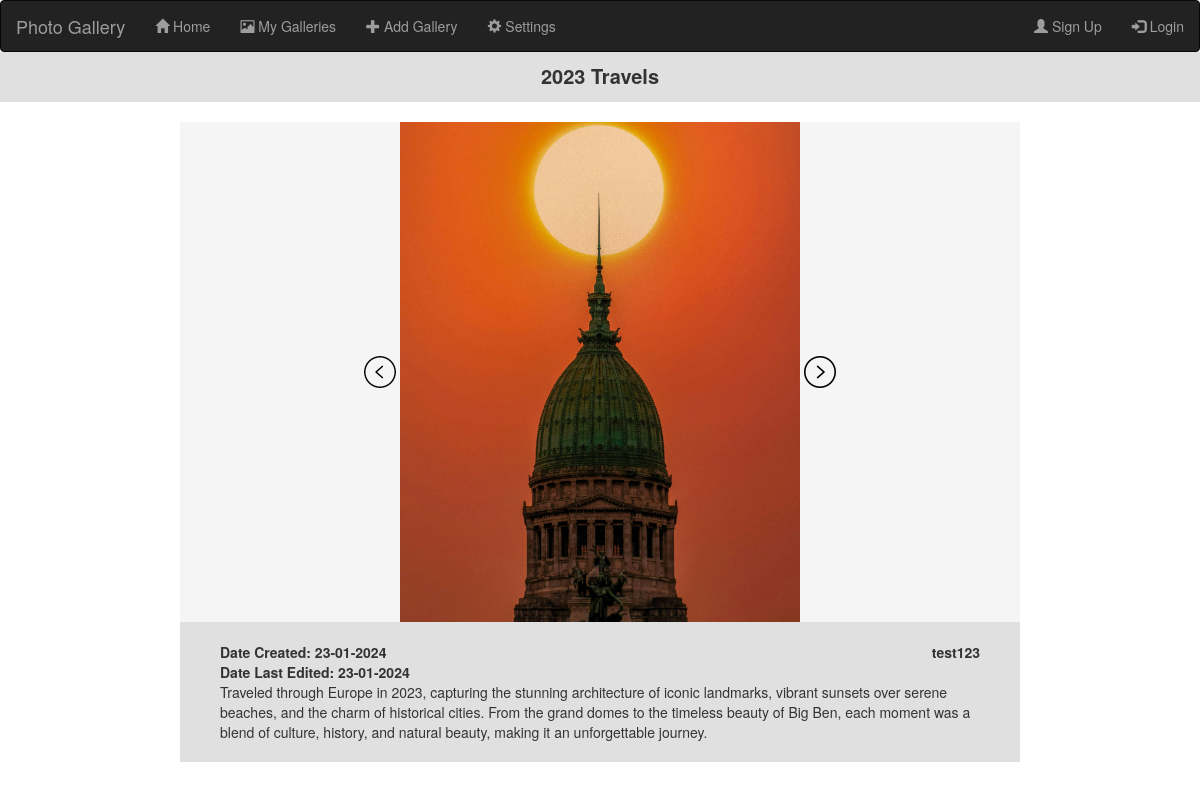
Page /viewGallery1 on the committed database.
### app.py (models this page shows, shortened)
class Gallery(db.Model):
    __tablename__ = 'galleries'
    id = db.Column(db.Integer, primary_key=True)
    userId = db.Column(db.Integer, db.ForeignKey(User.id))
    numPhotos = db.Column(db.Integer)
    title = db.Column(db.String(40))
    dateCreated = db.Column(db.Date)
    dateLastEdited = db.Column(db.Date)
    description = db.Column(db.Text)
    photos = db.relationship('Photo', backref='gallery')

class Photo(db.Model):
    __tablename__ = 'photos'
    __bind_key__ = 'photos'
    id = db.Column(db.Integer, primary_key=True)
    galleryId = db.Column(db.Integer, db.ForeignKey(Gallery.id))
    photoURL = db.Column(db.String(32))
    thumbnailURL = db.Column(db.String(32))

class User(UserMixin, db.Model):
    __tablename__ = 'users'
    __bind_key__ = 'users'
    id = db.Column(db.Integer, primary_key = True)
    fname = db.Column(db.String(32))
    lname = db.Column(db.String(32))
    email = db.Column(db.String(300), unique = True)
    username = db.Column(db.String(24))
    passwordHash = db.Column(db.String(128))
    galleries = db.relationship('Gallery', backref='user')

### app.py (the view)
@app.route("/viewGallery<int:galleryID>")
def viewGallery(galleryID):
    gallery = getGalleries()[galleryID]
    photos = Photo.query.filter_by(galleryId=gallery['id']).all()
    URLs = {}
    count = 0
    for photo in photos:
        URLs[count] = photo.photoURL
        count += 1
    print(URLs)
    return render_template('indvGallery.html', URLs = URLs, title = gallery['title'], description = gallery['description'], numPhotos = gallery['numPhotos'], dateCreated = gallery['dateCreated'], dateLastEdited = gallery['dateLastEdited'], username = users[gallery['userId']]["username"], loggedIn = isLoggedIn())

### app.py (called while the page is built, shortened)
def isLoggedIn():
    if 'loggedIn' not in session:
        session['loggedIn'] = False
        session.modified = True
    return session['loggedIn']

def getGalleries():
    return galleries

### templates/indvGallery.html (shortened to what this page needs)
{% extends "base.html" %}
{% block content %}
    <div class = "pageTitle">
        {{title}}
    </div>
    <div id = "indvGallery">
        <div class = "images">
            <img src = "{{ url_for('static', filename = 'leftArrow.png') }}" class = "leftArrow" onclick = "nextPhoto(-1)">
            <img src = "{{URLs[0]}}" style = "height: 500px" id = "photo">
            <img src = "{{ url_for('static', filename = 'rightArrow.png') }}" class = "rightArrow" onclick = "nextPhoto(1)">
        </div>
        <div class = "galleryDetails">
            <div class = "galleryDates">
                Date Created: {{dateCreated.strftime('%d-%m-%Y')}}<br>
                Date Last Edited: {{dateLastEdited.strftime('%d-%m-%Y')}}
            </div>
            <div class = "galleryUser">{{username}}</div>
            <div class = "galleryDescription">
                {{description}}
            </div>
        </div>
    </div>
{% endblock %}

### static/style.css (style rules this page uses)
:root { --lightBackground: #F5F5F5; --darkBackground: #E0E0E0; }
.pageTitle { margin: auto; font-size: 20px; background-color: var(--darkBackground); text-align: center; font-weight: bold; height: 50px; padding-top: 10px; }
#indvGallery { width: 70%; margin: auto; background-color: var(--lightBackground); margin-top: 20px; margin-bottom: 50px; }
.images { text-align: center; }
.galleryDetails { background-color: var(--darkBackground); font-weight: bold; padding:20px 40px; }
.galleryDates { float: left; }
.galleryUser { float: right; }
.galleryDescription { margin-top: 40px; background-color: var(--darkBackground); font-weight: normal; }

### rows in the picture
Gallery: title "2023 Travels", strftime "23-01-2024", description "Traveled through Europe in 2023, capturing the stunning architecture of iconic landmarks, vibrant sunsets over serene beaches, and the charm of historical cities. From the grand domes to the timeless beauty of Big Ben, each moment was a blend of culture, history, and natural beauty, making it an unforgettable journey."
Photo: photoURL (picture)
User: username "test123"
